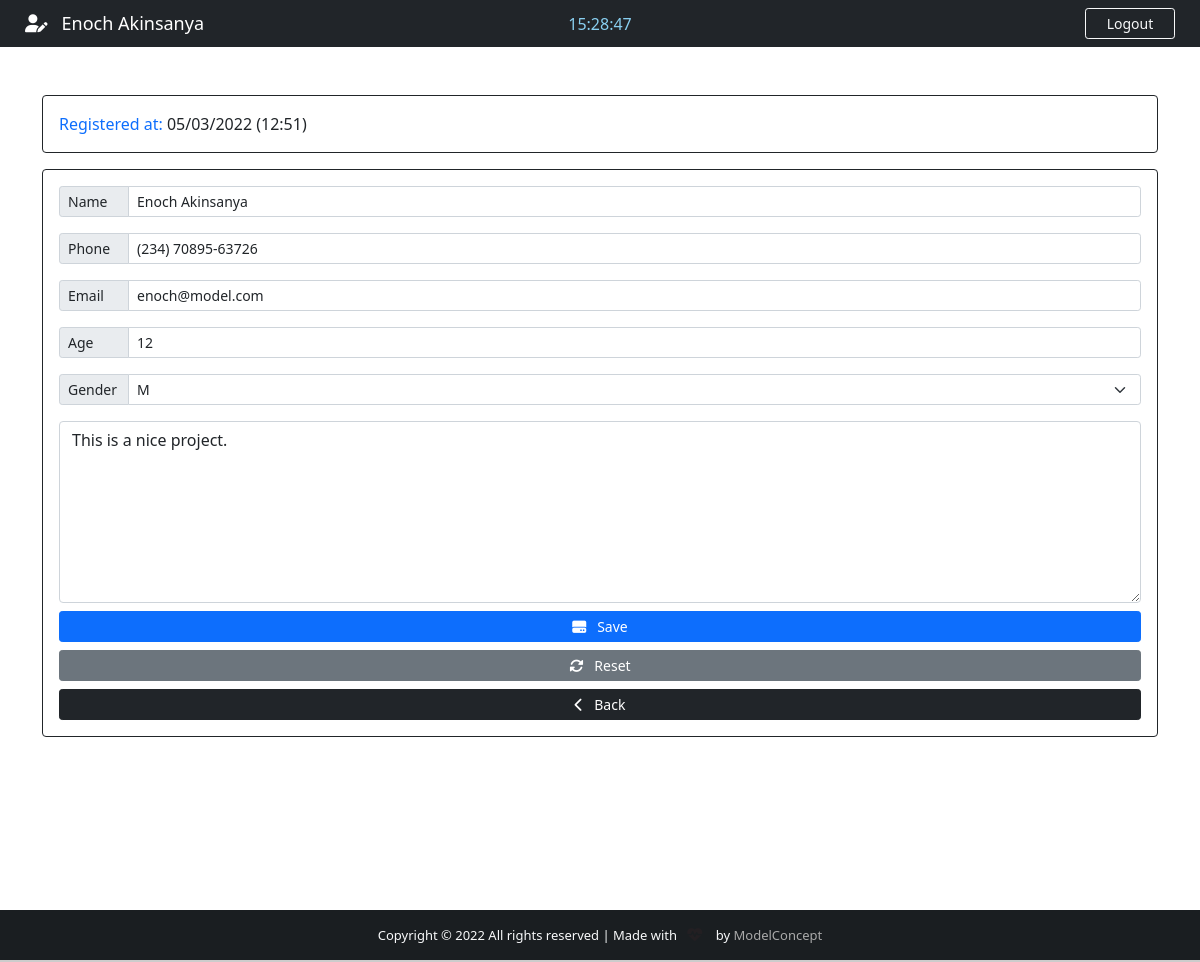
The app's page /patient/16 (signed in) with its own data.
### App/models.py (models this page shows, shortened)
class Patient(models.Model):
    GENDER = (
        ('M', 'M'),
        ('F', 'F'),
    )
    id = models.IntegerField(primary_key=True)
    name = models.CharField(max_length=40)
    phone = models.CharField(max_length=20)
    email = models.CharField(max_length=40)
    age = models.CharField(max_length=3)
    gender = models.CharField(max_length=1, null=False, choices=GENDER)
    note = models.TextField(blank=True)
    created_at = models.DateTimeField(auto_now=True)

### App/views.py (the view)
# urls.py: path('patient/<str:patient_id>', views.patient, name="patient"),
@cache_control(no_cache=True, must_revalidate=True, no_store=True)
@login_required(login_url='login')
def patient(request, patient_id):
    patient = Patient.objects.get(id = patient_id)
    if patient != None:
        return render(request, "edit.html", {'patient':patient})

### App/templates/edit.html (shortened to what this page needs)
{% extends 'add.html' %}
 {% block nav-content %}
 <i class="fas fa-user-edit"></i>&nbsp;&nbsp; {{ patient.name }}
 {% endblock nav-content %}
 {% block card %}
 Registered at: <span class="text-dark">{{ patient.created_at | date:'m/d/Y (H:i)'}}</span>
 {% endblock card %}
 {% block Action %} action="/editpatient" {% endblock Action %}
 {% block add %}
     <i class="fas fa-hdd"></i>&nbsp;&nbsp; Save
 {% endblock add %}
 {% block reset-button %}
 <button type="reset" class="btn btn-secondary btn-sm txt-sm"><i class="fas fa-sync-alt"></i>&nbsp;&nbsp; Reset</button>
 {% endblock reset-button %}
{% block valueName %} value="{{ patient.name }}" {% endblock valueName %}
{% block valuePhone %} value="{{ patient.phone }}" {% endblock valuePhone %}
{% block valueEmail %} value="{{ patient.email }}" {% endblock valueEmail %}
{% block valueAge %} value="{{ patient.age }}" {% endblock valueAge %}
{% block option %}
<option style="background-color: #d3d3d3; color: #007bff;">{{ patient.gender }}</option>
{% endblock option %}
{% block note %}{{ patient.note }}{% endblock note %}

### App/templates/add.html (shortened to what this page needs)
{% extends 'base.html' %}
 {% block btn-nav %}
 <a class="btn btn-outline-info btn-sm border-light text-light" id="btn-nav" data-bs-toggle="modal" data-bs-target="#logoutModal">Logout</a>
{% endblock btn-nav %}
{% block time %}
<div class="col-sm">
  <center>
    <span id="clock" style="color: #89cff0;"></span>
  </center>
</div>
{% endblock time %}
{% block footer %} style="color: #a9a9a9;" {% endblock footer %}
{% block content %}
    <div class="container">
        <div class="row">
            <div class="col-lg-12">
                <div class="card card-body border-dark text-primary mt-5">
                    <span class="text center txt-sm"> {% block card %} FILL OUT THE FORM BELOW {% endblock card %} </span>
                </div>
                <form {% block Action %} action="/addpatient" {% endblock Action %} method="POST" autocomplete="off" enctype="multipart/form-data" class="card p-3 border-dark mt-3">
                    <div class="input-group input-group-sm mb-3">
                        <span class="input-group-text side-label"><span class="txt-sm">Name</span></span>
                        <input type="text" name="name" class="form-control" maxlength="40" id="name" placeholder="First and Last name" {% block valueName %}{% endblock valueName %}>
                    </div>
                    <div class="input-group input-group-sm mb-3">
                        <span class="input-group-text side-label"><span class="txt-sm">Phone</span></span>
                        <input type="text" name="phone" class="form-control" id="phone" placeholder="Patient contact" {% block valuePhone %}{% endblock valuePhone %}>
                    </div>
                    <div class="input-group input-group-sm mb-3">
                        <span class="input-group-text side-label"><span class="txt-sm">Email</span></span>
                        <input type="text" name="email" class="form-control" maxlength="40" id="email" placeholder="Patient email address" {% block valueEmail %}{% endblock valueEmail %}>
                    </div>
                    <div class="input-group input-group-sm mb-3">
                        <span class="input-group-text side-label"><span class="txt-sm">Age</span></span>
                        <input type="text" name="age" class="form-control" maxlength="3" id="age" placeholder="Patient age" {% block valueAge %}{% endblock valueAge %}>
                    </div>
                    <div class="input-group input-group-sm mb-3 txt-sm">
                        <label class="input-group-text side-label"><span class="txt-sm">Gender</span></label>
                        <select class="form-select" name="gender" id="gender">
                            {% block option %}{% endblock option %}
                        </select>
                    </div>
                    <div class="form-group">
                        <textarea name="note" id="" rows="7" class="form-control txt-sm" placeholder="Description is optional">{% block note %}{% endblock note %}</textarea>
                    </div>
                    <div class="d-grid gap-2 mt-2 txt-sm">
                        <button type="submit" class="btn btn-primary btn-sm txt-sm" id="btn-add">
                            {% block add %}{% endblock add %}
                        </button>
                        {% block reset-button %}{% endblock reset-button %}
                        <a href="{% url 'backend' %}" class="btn btn-dark btn-sm txt-sm"><i class="fas fa-chevron-left"></i>&nbsp;&nbsp; Back</a>
                    </div>
                </form>
            </div>
        </div>
    </div>
{% endblock content %}

### App/static/css/styles.css (style rules this page uses)
html, body { height: 120vh; margin: 0; max-width: 100%; }
a { text-decoration: none; }
#btn-nav { width: 90px; float: right; margin-right: 25px; }
.side-label { width: 70px; }

### records on screen
Patient: name "Enoch Akinsanya", created_at "05/03/2022 (12:51)", phone "(234) 70895-63726", email "enoch@model.com", age "12", gender "M", note "This is a nice project."
